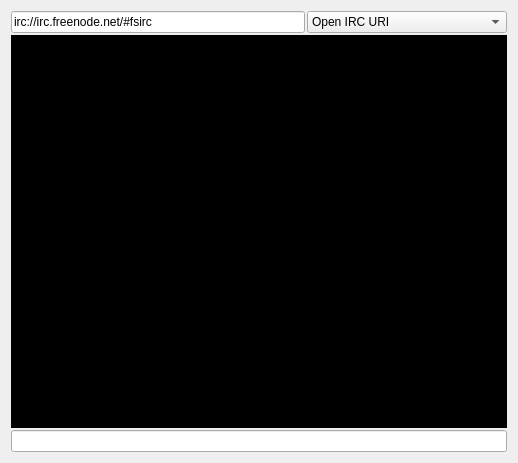
<ui version="4.0" >
 <class>fsIrcView</class>
 <widget class="QWidget" name="fsIrcView" >
  <property name="geometry" >
   <rect>
    <x>0</x>
    <y>0</y>
    <width>518</width>
    <height>463</height>
   </rect>
  </property>
  <property name="windowTitle" >
   <string>Form</string>
  </property>
  <layout class="QVBoxLayout" name="verticalLayout" >
   <item>
    <layout class="QVBoxLayout" >
     <property name="spacing" >
      <number>2</number>
     </property>
     <item>
      <layout class="QHBoxLayout" name="_2" >
       <item>
        <widget class="QLineEdit" name="fsActionEdit" >
         <property name="sizePolicy" >
          <sizepolicy vsizetype="Fixed" hsizetype="Minimum" >
           <horstretch>0</horstretch>
           <verstretch>0</verstretch>
          </sizepolicy>
         </property>
         <property name="text" >
          <string>irc://irc.freenode.net/#fsirc</string>
         </property>
        </widget>
       </item>
       <item>
        <widget class="QComboBox" name="fsActionCombo" >
         <property name="sizePolicy" >
          <sizepolicy vsizetype="Fixed" hsizetype="Fixed" >
           <horstretch>0</horstretch>
           <verstretch>0</verstretch>
          </sizepolicy>
         </property>
         <property name="minimumSize" >
          <size>
           <width>200</width>
           <height>0</height>
          </size>
         </property>
         <item>
          <property name="text" >
           <string>Open IRC URI</string>
          </property>
         </item>
         <item>
          <property name="text" >
           <string>Change nick</string>
          </property>
         </item>
         <item>
          <property name="text" >
           <string>Set encoding</string>
          </property>
         </item>
         <item>
          <property name="text" >
           <string>Stop this senseless struggle</string>
          </property>
         </item>
        </widget>
       </item>
      </layout>
     </item>
     <item>
      <widget class="QTextBrowser" name="fsChatView" >
       <property name="sizePolicy" >
        <sizepolicy vsizetype="MinimumExpanding" hsizetype="MinimumExpanding" >
         <horstretch>0</horstretch>
         <verstretch>0</verstretch>
        </sizepolicy>
       </property>
       <property name="styleSheet" >
        <string notr="true" >QTextBrowser
{
	background: black;
	color:white;
}</string>
       </property>
       <property name="tabChangesFocus" >
        <bool>true</bool>
       </property>
       <property name="readOnly" >
        <bool>true</bool>
       </property>
       <property name="html" >
        <string>&lt;!DOCTYPE HTML PUBLIC "-//W3C//DTD HTML 4.0//EN" "http://www.w3.org/TR/REC-html40/strict.dtd">
&lt;html>&lt;head>&lt;meta name="qrichtext" content="1" />&lt;style type="text/css">
p, li { white-space: pre-wrap; }
&lt;/style>&lt;/head>&lt;body style=" font-family:'DejaVu Sans'; font-size:8pt; font-weight:400; font-style:normal;">
&lt;p style="-qt-paragraph-type:empty; margin-top:12px; margin-bottom:12px; margin-left:0px; margin-right:0px; -qt-block-indent:0; text-indent:0px; font-family:'Sans Serif'; font-size:10pt;">&lt;/p>&lt;/body>&lt;/html></string>
       </property>
       <property name="openLinks" >
        <bool>false</bool>
       </property>
      </widget>
     </item>
     <item>
      <widget class="FsCmdEdit" name="cmdEdit" >
       <property name="sizePolicy" >
        <sizepolicy vsizetype="Fixed" hsizetype="MinimumExpanding" >
         <horstretch>0</horstretch>
         <verstretch>0</verstretch>
        </sizepolicy>
       </property>
      </widget>
     </item>
    </layout>
   </item>
  </layout>
 </widget>
 <customwidgets>
  <customwidget>
   <class>FsCmdEdit</class>
   <extends>QLineEdit</extends>
   <header>fscmdedit.h</header>
  </customwidget>
 </customwidgets>
 <resources/>
 <connections/>
</ui>
